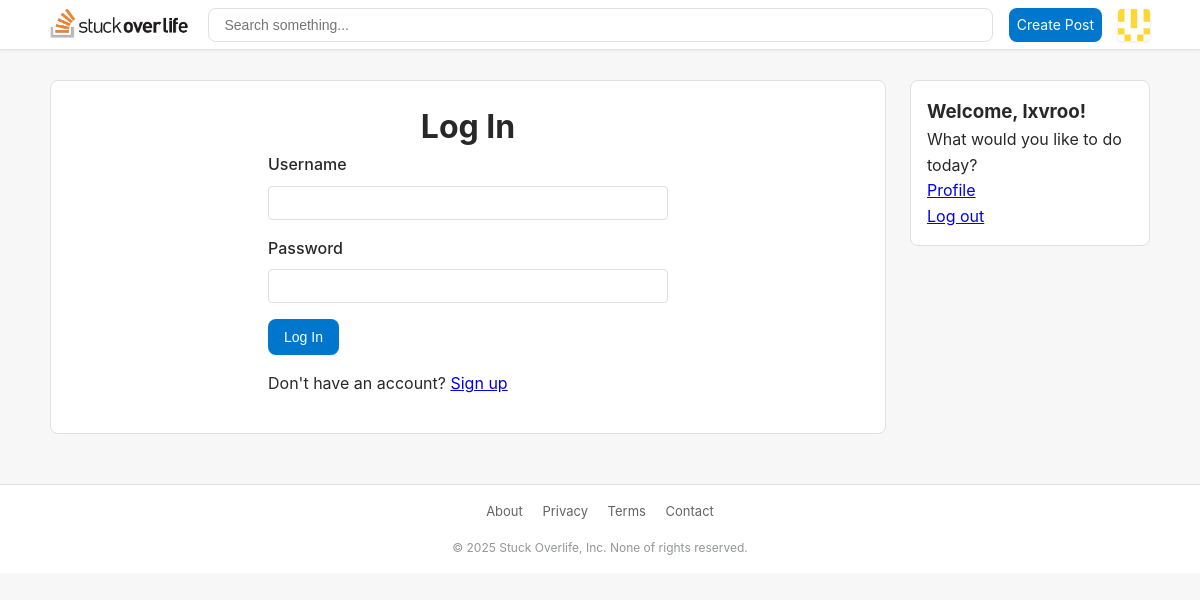
The app's page /login.php (signed in) with its own data.
### tables this page shows
CREATE TABLE `user` (
  `UserID` int(11) NOT NULL,
  `username` varchar(255) NOT NULL,
  `firstname` varchar(100) NOT NULL,
  `lastname` varchar(100) NOT NULL,
  `password` varchar(255) NOT NULL DEFAULT '',
  `avatar` varchar(100) DEFAULT NULL,
  `dob` date DEFAULT NULL,
  `bio` text DEFAULT NULL,
  `status` enum('Active','Blocked','Banned','Archived','Unknown') NOT NULL DEFAULT 'Active',
  `role` enum('user','admin') NOT NULL DEFAULT 'user',
  `createdAt` datetime NOT NULL DEFAULT current_timestamp()
);

### login.php (called while the page is built, shortened)
<?php
try {
    include './includes/db.php';
    include './includes/functions.php';
    include './views/login.html.php';
    $output = ob_get_clean();
} catch (PDOException $e) {
    $title = 'An error has occurred';
    $output = 'Database error: ' . $e->getMessage();
}
include './views/layout.html.php';
?>

### includes/functions.php (called while the page is built, shortened)
<?php
    function query($pdo, $sql, $parameters = []) {
        $query = $pdo->prepare($sql);
        $query->execute($parameters);
        return $query;
    }
    function isLoggedIn() {
        return isset($_SESSION['user_id']);
    }
    function getCurrentUser($pdo) {
        if (isLoggedIn()) {
            $params = [':id' => $_SESSION['user_id']];
            $query = query($pdo, 'SELECT * FROM user WHERE userid = :id', $params);
            return $query->fetch();
        }
        return false;
    }
?>

### views/layout.html.php (the view, shortened to what this page needs)
<!DOCTYPE html>
<html lang="en">
<head>
    <link rel="stylesheet" href="/coursework/style.css">
</head>
<body>
    <header>
        <div class="header-container">
            <a href="/coursework/index.php" class="header-logo">
                <img src="/coursework/assets/images/logo.svg" alt="Logo" title="Home">
            </a>
            <div class="header-search">
                <input type="text" placeholder="Search something...">
            </div>
            <nav class="header-nav">
                <a href="/coursework/create-post.php" class="create-post-button">
                    Create Post
                </a>
                <?php if(isLoggedIn()):?>
                    <a href="#" class="header-nav-item">
                        <div class="user-avatar">
                            <?php
                            $currentUser = getCurrentUser($pdo);
                            $avatar = isset($currentUser['avatar']) ? htmlspecialchars($currentUser['avatar'], ENT_QUOTES, 'UTF-8') : "random_pfp";
                            ?>
                            <img height="32px" src="/coursework/assets/images/random_pfp/<?= $avatar ?>" alt="User avatar">
                        </div>
                    </a>
                <?php else:?>
                    <a href="/coursework/login.php" class="login-button">Log in</a>
                    <a href="/coursework/register.php" class="signup-button">Sign up</a>
                <?php endif; ?>
            </nav>
        </div>
    </header>
    <div class="main-container">
        <main class="main-content">
            <?= $output ?>
        </main>
        <aside class="sidebar">
            <div class="sidebar-widget">
                <?php if(isLoggedIn()): ?>
                    <h3>Welcome, <?= htmlspecialchars($currentUser['username'], ENT_QUOTES, 'UTF-8') ?>!</h3>
                    <p>What would you like to do today?</p>
                    <a href="#" class="button">Profile</a> <br>
                    <a href="/coursework/logout.php" class="button">Log out</a>
                <?php else: ?>
                    <p>Welcome to Stuck Overlife!</p>
                    <p>Please <a href="/coursework/login.php">log in</a> or <a href="/coursework/register.php">sign up</a> to post questions and answers.</p>
                <?php endif; ?>
            </div>
        </aside>
    </div>
    <footer>
        <div class="footer-links">
            <a href="#" class="footer-link">About</a>
            <a href="#" class="footer-link">Privacy</a>
            <a href="#" class="footer-link">Terms</a>
            <a href="#" class="footer-link">Contact</a>
        </div>
        <div class="footer-copyright">
            © 2025 Stuck Overlife, Inc. None of rights reserved.
        </div>
    </footer>
</body>
</html>

### style.css (style rules this page uses)
* { margin: 0; padding: 0; box-sizing: border-box; }
body { font-family: -apple-system, BlinkMacSystemFont, "Segoe UI", Roboto, Oxygen-Sans, Ubuntu, Cantarell, "Helvetica Neue", sans-serif; background-color: #f7f7f8; color: #282829; line-height: 1.6; }
header { background-color: #fff; border-bottom: 1px solid #dee0e1; position: fixed; top: 0; left: 0; right: 0; z-index: 1000; height: 50px; display: flex; align-items: center; justify-content: center; padding: 0 16px; box-shadow: 0 1px 3px rgba(0, 0, 0, 0.05); }
.header-container { display: flex; align-items: center; width: 100%; max-width: 1100px; gap: 16px; }
.header-logo { display: flex; align-items: center; margin-right: auto; text-decoration: none; margin-bottom: 4px; }
.header-logo img { height: 30px; width: auto; }
.header-search { flex-grow: 1; position: relative; margin-left: auto; margin-right: auto; }
.header-search input { width: 100%; padding: 8px 16px; border-radius: 8px; border: 1px solid #dee0e1; background-color: #ffffff; font-size: 14px; transition: .1s; }
.header-nav { display: flex; align-items: center; margin-left: auto; }
.header-nav-item { display: inline-flex; align-items: center; margin-left: 16px; color: #636466; text-decoration: none; font-size: 14px; transition: .2s; }
.create-post-button, .signup-button { height: 34px; line-height: 34px; background-color: #0077cc; color: #fff; border: none; text-decoration: none; border-radius: 8px; padding: 0 8px; font-size: 14px; cursor: pointer; transition: .2s; }
.user-avatar { width: 32px; height: 32px; border-radius: 4px; background-color: #ffffff; overflow: hidden; }
.user-avatar { width: 32px; height: 32px; border-radius: 4px; background-color: #ffffff; box-shadow: #0000001a 0px 1px 3px; overflow: hidden; }
.user-avatar img { width: 100%; height: 100%; object-fit: cover; }
.main-content { background-color: #f7f7f8; border: none; padding: 16px; }
.main-container { max-width: 1100px; margin: 80px auto 50px; padding: 0 0px; display: flex; }
.main-content { flex: 1; background-color: #fff; border-radius: 8px; border: 1px solid #dee0e1; padding: 20px; }
.sidebar { width: 240px; margin-left: 24px; }
.sidebar-widget { background-color: #fff; border: 1px solid #dee0e1; border-radius: 8px; padding: 16px; margin-bottom: 16px; }
footer { background-color: #fff; border-top: 1px solid #dee0e1; padding: 16px; text-align: center; font-size: 13px; color: #636466; }
.footer-links { margin-bottom: 16px; }
.footer-link { color: #636466; text-decoration: none; margin: 0 8px; }
.footer-copyright { color: #939598; font-size: 12px; }

### records on screen
user: avatar (picture), username "lxvroo"
